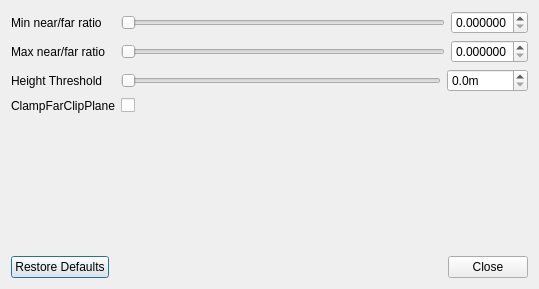
<?xml version="1.0" encoding="UTF-8"?>
<ui version="4.0">
 <class>AutoClipPlaneCullCallbackDialog</class>
 <widget class="QDialog" name="AutoClipPlaneCullCallbackDialog">
  <property name="geometry">
   <rect>
    <x>0</x>
    <y>0</y>
    <width>539</width>
    <height>289</height>
   </rect>
  </property>
  <property name="windowTitle">
   <string>Setup AutoClipPlaneCullback</string>
  </property>
  <property name="windowOpacity">
   <double>1.000000000000000</double>
  </property>
  <layout class="QVBoxLayout" name="verticalLayout">
   <item>
    <layout class="QFormLayout" name="formLayout">
     <item row="0" column="0">
      <widget class="QLabel" name="label">
       <property name="text">
        <string>Min near/far ratio</string>
       </property>
      </widget>
     </item>
     <item row="0" column="1">
      <layout class="QHBoxLayout" name="horizontalLayout">
       <item>
        <widget class="QSlider" name="minNearFarRatio">
         <property name="minimum">
          <number>1</number>
         </property>
         <property name="maximum">
          <number>100000</number>
         </property>
         <property name="orientation">
          <enum>Qt::Horizontal</enum>
         </property>
        </widget>
       </item>
       <item>
        <widget class="QDoubleSpinBox" name="minNearFarRatioSpin">
         <property name="suffix">
          <string/>
         </property>
         <property name="decimals">
          <number>6</number>
         </property>
         <property name="minimum">
          <double>0.000000000000000</double>
         </property>
         <property name="maximum">
          <double>1.000000000000000</double>
         </property>
         <property name="singleStep">
          <double>0.000001000000000</double>
         </property>
        </widget>
       </item>
      </layout>
     </item>
     <item row="1" column="0">
      <widget class="QLabel" name="label_2">
       <property name="text">
        <string>Max near/far ratio</string>
       </property>
      </widget>
     </item>
     <item row="1" column="1">
      <layout class="QHBoxLayout" name="horizontalLayout_2">
       <item>
        <widget class="QSlider" name="maxNearFarRatio">
         <property name="minimum">
          <number>1</number>
         </property>
         <property name="maximum">
          <number>100000</number>
         </property>
         <property name="orientation">
          <enum>Qt::Horizontal</enum>
         </property>
        </widget>
       </item>
       <item>
        <widget class="QDoubleSpinBox" name="maxNearFarRatioSpin">
         <property name="suffix">
          <string/>
         </property>
         <property name="decimals">
          <number>6</number>
         </property>
         <property name="minimum">
          <double>0.000000000000000</double>
         </property>
         <property name="maximum">
          <double>1.000000000000000</double>
         </property>
         <property name="singleStep">
          <double>0.000001000000000</double>
         </property>
        </widget>
       </item>
      </layout>
     </item>
     <item row="2" column="0">
      <widget class="QLabel" name="label_3">
       <property name="text">
        <string>Height Threshold</string>
       </property>
      </widget>
     </item>
     <item row="2" column="1">
      <layout class="QHBoxLayout" name="horizontalLayout_3">
       <item>
        <widget class="QSlider" name="heightThreshold">
         <property name="minimum">
          <number>1</number>
         </property>
         <property name="maximum">
          <number>100000</number>
         </property>
         <property name="orientation">
          <enum>Qt::Horizontal</enum>
         </property>
        </widget>
       </item>
       <item>
        <widget class="QDoubleSpinBox" name="heightThresholdSpin">
         <property name="suffix">
          <string>m</string>
         </property>
         <property name="decimals">
          <number>1</number>
         </property>
         <property name="minimum">
          <double>0.000000000000000</double>
         </property>
         <property name="maximum">
          <double>10000.000000000000000</double>
         </property>
         <property name="singleStep">
          <double>10.000000000000000</double>
         </property>
        </widget>
       </item>
      </layout>
     </item>
     <item row="3" column="0">
      <widget class="QLabel" name="label_4">
       <property name="text">
        <string>ClampFarClipPlane</string>
       </property>
      </widget>
     </item>
     <item row="3" column="1">
      <widget class="QCheckBox" name="clampFarClipPlane">
       <property name="text">
        <string/>
       </property>
      </widget>
     </item>
    </layout>
   </item>
   <item>
    <spacer name="verticalSpacer">
     <property name="orientation">
      <enum>Qt::Vertical</enum>
     </property>
     <property name="sizeHint" stdset="0">
      <size>
       <width>20</width>
       <height>31</height>
      </size>
     </property>
    </spacer>
   </item>
   <item>
    <widget class="QDialogButtonBox" name="buttonBox">
     <property name="standardButtons">
      <set>QDialogButtonBox::Close|QDialogButtonBox::RestoreDefaults</set>
     </property>
    </widget>
   </item>
  </layout>
 </widget>
 <resources/>
 <connections>
  <connection>
   <sender>minNearFarRatio</sender>
   <signal>valueChanged(int)</signal>
   <receiver>AutoClipPlaneCullCallbackDialog</receiver>
   <slot>minNearFarRatioChanged(int)</slot>
   <hints>
    <hint type="sourcelabel">
     <x>268</x>
     <y>20</y>
    </hint>
    <hint type="destinationlabel">
     <x>269</x>
     <y>217</y>
    </hint>
   </hints>
  </connection>
  <connection>
   <sender>minNearFarRatioSpin</sender>
   <signal>valueChanged(double)</signal>
   <receiver>AutoClipPlaneCullCallbackDialog</receiver>
   <slot>minNearFarRatioChanged(double)</slot>
   <hints>
    <hint type="sourcelabel">
     <x>503</x>
     <y>20</y>
    </hint>
    <hint type="destinationlabel">
     <x>269</x>
     <y>217</y>
    </hint>
   </hints>
  </connection>
  <connection>
   <sender>maxNearFarRatio</sender>
   <signal>valueChanged(int)</signal>
   <receiver>AutoClipPlaneCullCallbackDialog</receiver>
   <slot>maxNearFarRatioChanged(int)</slot>
   <hints>
    <hint type="sourcelabel">
     <x>276</x>
     <y>46</y>
    </hint>
    <hint type="destinationlabel">
     <x>269</x>
     <y>65</y>
    </hint>
   </hints>
  </connection>
  <connection>
   <sender>maxNearFarRatioSpin</sender>
   <signal>valueChanged(double)</signal>
   <receiver>AutoClipPlaneCullCallbackDialog</receiver>
   <slot>maxNearFarRatioChanged(double)</slot>
   <hints>
    <hint type="sourcelabel">
     <x>505</x>
     <y>45</y>
    </hint>
    <hint type="destinationlabel">
     <x>269</x>
     <y>65</y>
    </hint>
   </hints>
  </connection>
  <connection>
   <sender>heightThreshold</sender>
   <signal>valueChanged(int)</signal>
   <receiver>AutoClipPlaneCullCallbackDialog</receiver>
   <slot>heightThresholdChanged(int)</slot>
   <hints>
    <hint type="sourcelabel">
     <x>278</x>
     <y>75</y>
    </hint>
    <hint type="destinationlabel">
     <x>269</x>
     <y>144</y>
    </hint>
   </hints>
  </connection>
  <connection>
   <sender>heightThresholdSpin</sender>
   <signal>valueChanged(double)</signal>
   <receiver>AutoClipPlaneCullCallbackDialog</receiver>
   <slot>heightThresholdChanged(double)</slot>
   <hints>
    <hint type="sourcelabel">
     <x>495</x>
     <y>74</y>
    </hint>
    <hint type="destinationlabel">
     <x>269</x>
     <y>144</y>
    </hint>
   </hints>
  </connection>
  <connection>
   <sender>clampFarClipPlane</sender>
   <signal>toggled(bool)</signal>
   <receiver>AutoClipPlaneCullCallbackDialog</receiver>
   <slot>clampFarClipPlaneChanged(bool)</slot>
   <hints>
    <hint type="sourcelabel">
     <x>114</x>
     <y>102</y>
    </hint>
    <hint type="destinationlabel">
     <x>269</x>
     <y>144</y>
    </hint>
   </hints>
  </connection>
 </connections>
 <slots>
  <slot>maxNearFarRatioChanged(int)</slot>
  <slot>maxNearFarRatioChanged(double)</slot>
  <slot>minNearFarRatioChanged(int)</slot>
  <slot>minNearFarRatioChanged(double)</slot>
  <slot>heightThresholdChanged(int)</slot>
  <slot>heightThresholdChanged(double)</slot>
  <slot>clampFarClipPlaneChanged(bool)</slot>
 </slots>
</ui>
